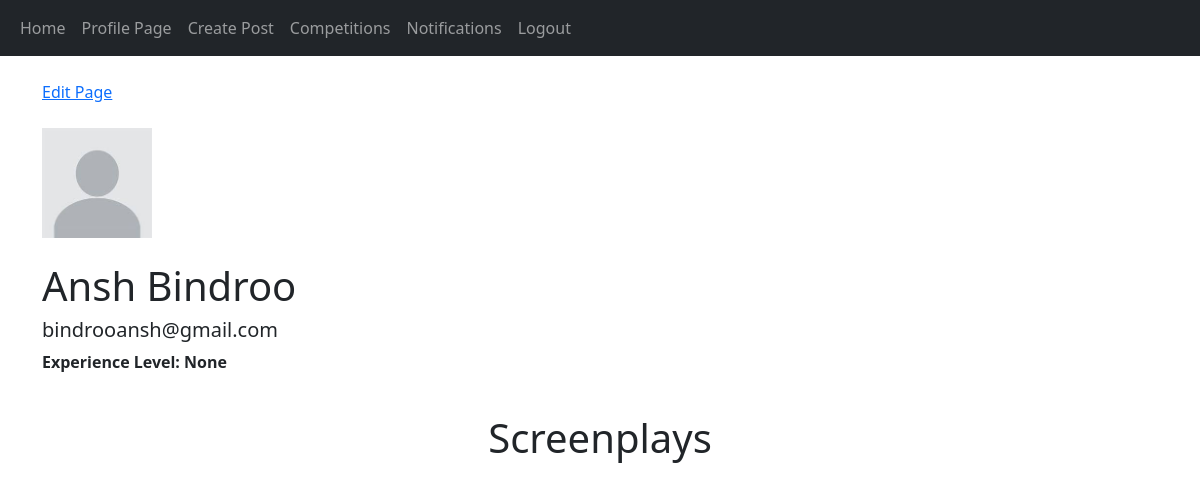
Page /profilepage/1 (signed in) on the committed database.
### website/models.py (models this page shows)
class Users(db.Model, UserMixin):
    __tablename__ = "Users"
    id = db.Column(db.Integer, primary_key=True)
    email = db.Column(db.String(150), unique=True)
    username = db.Column(db.String(150), unique=True)
    forename = db.Column(db.String(75), unique=True)
    surname = db.Column(db.String(75))
    password = db.Column(db.String(150))
    date_created = db.Column(db.DateTime(timezone=True), default=func.now())
    accounttype = db.Column(db.Integer)
    profilepic = db.Column(db.String(), nullable=True)
    biography = db.Column(db.Text)
    writers = db.relationship('Screenwriters', backref="user", passive_deletes=True)
    producers = db.relationship('Producers', backref="user", passive_deletes=True)

class Screenwriters(db.Model):
    __tablename__ = "Screenwriters"
    writerid = db.Column(db.Integer, primary_key=True)
    userid = db.Column(db.Integer, db.ForeignKey('Users.id'))
    backgroundcolour = db.Column(db.Integer)
    fontstyle = db.Column(db.String(30))
    experiencelevel = db.Column(db.Float)
    posts = db.relationship('Screenplays', backref="writer", passive_deletes=True)
    commenters = db.relationship('Comments', backref="writer", passive_deletes=True)
    responsees = db.relationship('Notifications', backref="writer", passive_deletes=True)
    likes = db.relationship('LikedScreenplays', backref="writer", passive_deletes=True)

### website/views.py (the view)
@views.route("/profilepage/<userid>")
@login_required
def profilepage(userid):
    profileuser = Users.query.filter_by(id=userid).first()
    if profileuser.accounttype == 1:
        writer = Screenwriters.query.filter_by(userid=userid).first()
        scripts = Screenplays.query.filter_by(writerid = writer.writerid)
        rating = 0
        for i in scripts:
            if i.avgrating != None:
                rating += i.avgrating
        writer.experiencelevel = rating*scripts.count()
        db.session.commit()
        comments = Comments.query.all()
        scripthas = ScriptHas.query.all()
        return flask.render_template("profilepage.html", user=current_user, posts=scripts, comments=comments, scripthas=scripthas, profileuser=profileuser, details=writer)
    if profileuser.accounttype == 2:
        return flask.render_template("profilepage.html", user=current_user, profileuser=profileuser)

### website/templates/profilepage.html (shortened to what this page needs)
{% extends "base.html" %}
{% block content %}
<!DOCTYPE html>
<html lang="en">
<head>
</head>
<body class="profilepage">
        {% if profileuser.id == user.id %}
        <a href="/pageeditor/{{user.id}}"><butto type="button">Edit Page</button></a>
        {% endif %}
        <br>
        <br>
        {% if profileuser.profilepic %}
        <img src="{{ url_for('static', filename='images/'+ profileuser.profilepic) }}" alt="Profile picture" height="110px" width="110px">
        {% else %}
        <img src="/static/images/default.jpg" alt="Default profile picture" height="110px" width="110px">
        {% endif %}
        <br>
        <br>
        <h1>{{  profileuser.username }}</h1>
        <h5>{{ profileuser.email }}</h5>
        {% if profileuser.accounttype == 1 %}
            <b><p>Experience Level: {{ details.experiencelevel }}</p></b>
            <br>
            <div id="posts" style="text-align:center" class="container">
                <h1>Screenplays</h1>
            </div>
        {% endif %}
    </div>
</body>
</html>
{% endblock %}

### website/templates/profilepage.html (style rules this page uses)
* { margin: 0; padding: 0; }

### rows in the picture
Users: username "Ansh Bindroo", email "bindrooansh@gmail.com"
Screenwriters: experiencelevel "None"
